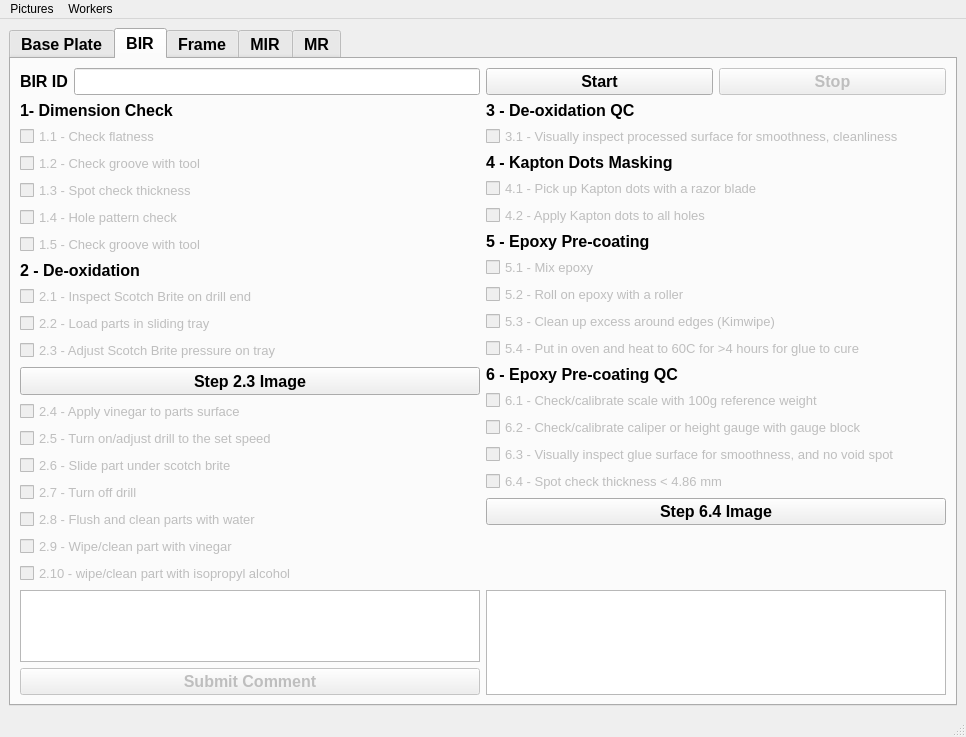
<?xml version="1.0" encoding="UTF-8"?>
<ui version="4.0">
 <class>MainWindow</class>
 <widget class="QMainWindow" name="MainWindow">
  <property name="geometry">
   <rect>
    <x>0</x>
    <y>0</y>
    <width>966</width>
    <height>707</height>
   </rect>
  </property>
  <property name="windowTitle">
   <string>MainWindow</string>
  </property>
  <widget class="QWidget" name="centralwidget">
   <layout class="QGridLayout" name="gridLayout_2">
    <item row="0" column="0">
     <widget class="QTabWidget" name="tabWidget">
      <property name="font">
       <font>
        <pointsize>12</pointsize>
        <weight>75</weight>
        <bold>true</bold>
       </font>
      </property>
      <property name="currentIndex">
       <number>1</number>
      </property>
      <widget class="QWidget" name="baseplate">
       <attribute name="title">
        <string>Base Plate</string>
       </attribute>
      </widget>
      <widget class="QWidget" name="bir">
       <attribute name="title">
        <string>BIR</string>
       </attribute>
       <layout class="QGridLayout" name="gridLayout_8">
        <item row="1" column="1">
         <layout class="QVBoxLayout" name="verticalLayout_2">
          <item>
           <layout class="QGridLayout" name="gridLayout_4">
            <item row="0" column="0">
             <widget class="QLabel" name="label_4">
              <property name="font">
               <font>
                <pointsize>12</pointsize>
                <weight>75</weight>
                <bold>true</bold>
               </font>
              </property>
              <property name="text">
               <string>3 - De-oxidation QC</string>
              </property>
             </widget>
            </item>
            <item row="1" column="0">
             <widget class="QCheckBox" name="bir3_1">
              <property name="enabled">
               <bool>false</bool>
              </property>
              <property name="font">
               <font>
                <pointsize>10</pointsize>
                <weight>50</weight>
                <bold>false</bold>
               </font>
              </property>
              <property name="text">
               <string>3.1 - Visually inspect processed surface for smoothness, cleanliness</string>
              </property>
             </widget>
            </item>
           </layout>
          </item>
          <item>
           <layout class="QGridLayout" name="gridLayout_5">
            <item row="0" column="0">
             <widget class="QLabel" name="label_5">
              <property name="font">
               <font>
                <pointsize>12</pointsize>
                <weight>75</weight>
                <bold>true</bold>
               </font>
              </property>
              <property name="text">
               <string>4 - Kapton Dots Masking</string>
              </property>
             </widget>
            </item>
            <item row="1" column="0">
             <widget class="QCheckBox" name="bir4_1">
              <property name="enabled">
               <bool>false</bool>
              </property>
              <property name="font">
               <font>
                <pointsize>10</pointsize>
                <weight>50</weight>
                <bold>false</bold>
               </font>
              </property>
              <property name="text">
               <string>4.1 - Pick up Kapton dots with a razor blade</string>
              </property>
             </widget>
            </item>
            <item row="2" column="0">
             <widget class="QCheckBox" name="bir4_2">
              <property name="enabled">
               <bool>false</bool>
              </property>
              <property name="font">
               <font>
                <pointsize>10</pointsize>
                <weight>50</weight>
                <bold>false</bold>
               </font>
              </property>
              <property name="text">
               <string>4.2 - Apply Kapton dots to all holes</string>
              </property>
             </widget>
            </item>
           </layout>
          </item>
          <item>
           <layout class="QGridLayout" name="gridLayout_6">
            <item row="0" column="0">
             <widget class="QLabel" name="label_6">
              <property name="font">
               <font>
                <pointsize>12</pointsize>
                <weight>75</weight>
                <bold>true</bold>
               </font>
              </property>
              <property name="text">
               <string>5 - Epoxy Pre-coating</string>
              </property>
             </widget>
            </item>
            <item row="1" column="0">
             <widget class="QCheckBox" name="bir5_1">
              <property name="enabled">
               <bool>false</bool>
              </property>
              <property name="font">
               <font>
                <pointsize>10</pointsize>
                <weight>50</weight>
                <bold>false</bold>
               </font>
              </property>
              <property name="text">
               <string>5.1 - Mix epoxy</string>
              </property>
             </widget>
            </item>
            <item row="2" column="0">
             <widget class="QCheckBox" name="bir5_2">
              <property name="enabled">
               <bool>false</bool>
              </property>
              <property name="font">
               <font>
                <pointsize>10</pointsize>
                <weight>50</weight>
                <bold>false</bold>
               </font>
              </property>
              <property name="text">
               <string>5.2 - Roll on epoxy with a roller</string>
              </property>
             </widget>
            </item>
            <item row="3" column="0">
             <widget class="QCheckBox" name="bir5_3">
              <property name="enabled">
               <bool>false</bool>
              </property>
              <property name="font">
               <font>
                <pointsize>10</pointsize>
                <weight>50</weight>
                <bold>false</bold>
               </font>
              </property>
              <property name="text">
               <string>5.3 - Clean up excess around edges (Kimwipe)</string>
              </property>
             </widget>
            </item>
            <item row="4" column="0">
             <widget class="QCheckBox" name="bir5_4">
              <property name="enabled">
               <bool>false</bool>
              </property>
              <property name="font">
               <font>
                <pointsize>10</pointsize>
                <weight>50</weight>
                <bold>false</bold>
               </font>
              </property>
              <property name="text">
               <string>5.4 - Put in oven and heat to 60C for &gt;4 hours for glue to cure</string>
              </property>
             </widget>
            </item>
           </layout>
          </item>
          <item>
           <layout class="QGridLayout" name="gridLayout_7">
            <item row="0" column="0">
             <widget class="QLabel" name="label_7">
              <property name="font">
               <font>
                <pointsize>12</pointsize>
                <weight>75</weight>
                <bold>true</bold>
               </font>
              </property>
              <property name="text">
               <string>6 - Epoxy Pre-coating QC</string>
              </property>
             </widget>
            </item>
            <item row="2" column="0">
             <widget class="QCheckBox" name="bir6_2">
              <property name="enabled">
               <bool>false</bool>
              </property>
              <property name="font">
               <font>
                <pointsize>10</pointsize>
                <weight>50</weight>
                <bold>false</bold>
               </font>
              </property>
              <property name="text">
               <string>6.2 - Check/calibrate caliper or height gauge with gauge block</string>
              </property>
             </widget>
            </item>
            <item row="1" column="0">
             <widget class="QCheckBox" name="bir6_1">
              <property name="enabled">
               <bool>false</bool>
              </property>
              <property name="font">
               <font>
                <pointsize>10</pointsize>
                <weight>50</weight>
                <bold>false</bold>
               </font>
              </property>
              <property name="text">
               <string>6.1 - Check/calibrate scale with 100g reference weight</string>
              </property>
             </widget>
            </item>
            <item row="3" column="0">
             <widget class="QCheckBox" name="bir6_3">
              <property name="enabled">
               <bool>false</bool>
              </property>
              <property name="font">
               <font>
                <pointsize>10</pointsize>
                <weight>50</weight>
                <bold>false</bold>
               </font>
              </property>
              <property name="text">
               <string>6.3 - Visually inspect glue surface for smoothness, and no void spot</string>
              </property>
             </widget>
            </item>
            <item row="4" column="0">
             <widget class="QCheckBox" name="bir6_4">
              <property name="enabled">
               <bool>false</bool>
              </property>
              <property name="font">
               <font>
                <pointsize>10</pointsize>
                <weight>50</weight>
                <bold>false</bold>
               </font>
              </property>
              <property name="text">
               <string>6.4 - Spot check thickness &lt; 4.86 mm</string>
              </property>
             </widget>
            </item>
            <item row="6" column="0">
             <spacer name="verticalSpacer_2">
              <property name="orientation">
               <enum>Qt::Vertical</enum>
              </property>
              <property name="sizeHint" stdset="0">
               <size>
                <width>20</width>
                <height>40</height>
               </size>
              </property>
             </spacer>
            </item>
            <item row="5" column="0">
             <widget class="QPushButton" name="birImage6_4PB">
              <property name="text">
               <string>Step 6.4 Image</string>
              </property>
             </widget>
            </item>
           </layout>
          </item>
         </layout>
        </item>
        <item row="4" column="0">
         <spacer name="verticalSpacer">
          <property name="orientation">
           <enum>Qt::Vertical</enum>
          </property>
          <property name="sizeHint" stdset="0">
           <size>
            <width>20</width>
            <height>40</height>
           </size>
          </property>
         </spacer>
        </item>
        <item row="0" column="0">
         <layout class="QHBoxLayout" name="horizontalLayout">
          <item>
           <widget class="QLabel" name="label">
            <property name="text">
             <string>BIR ID</string>
            </property>
           </widget>
          </item>
          <item>
           <widget class="QLineEdit" name="birLE"/>
          </item>
         </layout>
        </item>
        <item row="1" column="0">
         <layout class="QVBoxLayout" name="verticalLayout">
          <item>
           <layout class="QGridLayout" name="gridLayout">
            <item row="2" column="0">
             <widget class="QCheckBox" name="bir1_1">
              <property name="enabled">
               <bool>false</bool>
              </property>
              <property name="font">
               <font>
                <pointsize>10</pointsize>
                <weight>50</weight>
                <bold>false</bold>
               </font>
              </property>
              <property name="text">
               <string>1.1 - Check flatness</string>
              </property>
             </widget>
            </item>
            <item row="4" column="0">
             <widget class="QCheckBox" name="bir1_3">
              <property name="enabled">
               <bool>false</bool>
              </property>
              <property name="font">
               <font>
                <pointsize>10</pointsize>
                <weight>50</weight>
                <bold>false</bold>
               </font>
              </property>
              <property name="text">
               <string>1.3 - Spot check thickness</string>
              </property>
             </widget>
            </item>
            <item row="6" column="0">
             <widget class="QCheckBox" name="bir1_5">
              <property name="enabled">
               <bool>false</bool>
              </property>
              <property name="font">
               <font>
                <pointsize>10</pointsize>
                <weight>50</weight>
                <bold>false</bold>
               </font>
              </property>
              <property name="text">
               <string>1.5 - Check groove with tool</string>
              </property>
             </widget>
            </item>
            <item row="1" column="0">
             <widget class="QLabel" name="label_2">
              <property name="enabled">
               <bool>true</bool>
              </property>
              <property name="font">
               <font>
                <pointsize>12</pointsize>
                <weight>75</weight>
                <bold>true</bold>
               </font>
              </property>
              <property name="text">
               <string>1- Dimension Check</string>
              </property>
             </widget>
            </item>
            <item row="3" column="0">
             <widget class="QCheckBox" name="bir1_2">
              <property name="enabled">
               <bool>false</bool>
              </property>
              <property name="font">
               <font>
                <pointsize>10</pointsize>
                <weight>50</weight>
                <bold>false</bold>
               </font>
              </property>
              <property name="text">
               <string>1.2 - Check groove with tool</string>
              </property>
             </widget>
            </item>
            <item row="5" column="0">
             <widget class="QCheckBox" name="bir1_4">
              <property name="enabled">
               <bool>false</bool>
              </property>
              <property name="font">
               <font>
                <pointsize>10</pointsize>
                <weight>50</weight>
                <bold>false</bold>
               </font>
              </property>
              <property name="text">
               <string>1.4 - Hole pattern check</string>
              </property>
             </widget>
            </item>
           </layout>
          </item>
          <item>
           <layout class="QGridLayout" name="gridLayout_3">
            <item row="1" column="0">
             <widget class="QCheckBox" name="bir2_1">
              <property name="enabled">
               <bool>false</bool>
              </property>
              <property name="font">
               <font>
                <pointsize>10</pointsize>
                <weight>50</weight>
                <bold>false</bold>
               </font>
              </property>
              <property name="text">
               <string>2.1 - Inspect Scotch Brite on drill end</string>
              </property>
             </widget>
            </item>
            <item row="0" column="0">
             <widget class="QLabel" name="label_3">
              <property name="font">
               <font>
                <pointsize>12</pointsize>
                <weight>75</weight>
                <bold>true</bold>
               </font>
              </property>
              <property name="text">
               <string>2 - De-oxidation</string>
              </property>
             </widget>
            </item>
            <item row="7" column="0">
             <widget class="QCheckBox" name="bir2_4">
              <property name="enabled">
               <bool>false</bool>
              </property>
              <property name="font">
               <font>
                <pointsize>10</pointsize>
                <weight>50</weight>
                <bold>false</bold>
               </font>
              </property>
              <property name="text">
               <string>2.4 - Apply vinegar to parts surface</string>
              </property>
             </widget>
            </item>
            <item row="10" column="0">
             <widget class="QCheckBox" name="bir2_7">
              <property name="enabled">
               <bool>false</bool>
              </property>
              <property name="font">
               <font>
                <pointsize>10</pointsize>
                <weight>50</weight>
                <bold>false</bold>
               </font>
              </property>
              <property name="text">
               <string>2.7 - Turn off drill</string>
              </property>
             </widget>
            </item>
            <item row="8" column="0">
             <widget class="QCheckBox" name="bir2_5">
              <property name="enabled">
               <bool>false</bool>
              </property>
              <property name="font">
               <font>
                <pointsize>10</pointsize>
                <weight>50</weight>
                <bold>false</bold>
               </font>
              </property>
              <property name="text">
               <string>2.5 - Turn on/adjust drill to the set speed</string>
              </property>
             </widget>
            </item>
            <item row="2" column="0">
             <widget class="QCheckBox" name="bir2_2">
              <property name="enabled">
               <bool>false</bool>
              </property>
              <property name="font">
               <font>
                <pointsize>10</pointsize>
                <weight>50</weight>
                <bold>false</bold>
               </font>
              </property>
              <property name="text">
               <string>2.2 - Load parts in sliding tray</string>
              </property>
             </widget>
            </item>
            <item row="4" column="0">
             <widget class="QCheckBox" name="bir2_3">
              <property name="enabled">
               <bool>false</bool>
              </property>
              <property name="font">
               <font>
                <pointsize>10</pointsize>
                <weight>50</weight>
                <bold>false</bold>
               </font>
              </property>
              <property name="text">
               <string>2.3 - Adjust Scotch Brite pressure on tray</string>
              </property>
             </widget>
            </item>
            <item row="9" column="0">
             <widget class="QCheckBox" name="bir2_6">
              <property name="enabled">
               <bool>false</bool>
              </property>
              <property name="font">
               <font>
                <pointsize>10</pointsize>
                <weight>50</weight>
                <bold>false</bold>
               </font>
              </property>
              <property name="text">
               <string>2.6 - Slide part under scotch brite</string>
              </property>
             </widget>
            </item>
            <item row="13" column="0">
             <widget class="QCheckBox" name="bir2_10">
              <property name="enabled">
               <bool>false</bool>
              </property>
              <property name="font">
               <font>
                <pointsize>10</pointsize>
                <weight>50</weight>
                <bold>false</bold>
               </font>
              </property>
              <property name="text">
               <string>2.10 - wipe/clean part with isopropyl alcohol</string>
              </property>
             </widget>
            </item>
            <item row="11" column="0">
             <widget class="QCheckBox" name="bir2_8">
              <property name="enabled">
               <bool>false</bool>
              </property>
              <property name="font">
               <font>
                <pointsize>10</pointsize>
                <weight>50</weight>
                <bold>false</bold>
               </font>
              </property>
              <property name="text">
               <string>2.8 - Flush and clean parts with water</string>
              </property>
             </widget>
            </item>
            <item row="12" column="0">
             <widget class="QCheckBox" name="bir2_9">
              <property name="enabled">
               <bool>false</bool>
              </property>
              <property name="font">
               <font>
                <pointsize>10</pointsize>
                <weight>50</weight>
                <bold>false</bold>
               </font>
              </property>
              <property name="text">
               <string>2.9 - Wipe/clean part with vinegar</string>
              </property>
             </widget>
            </item>
            <item row="5" column="0">
             <widget class="QPushButton" name="birImage2_3PB">
              <property name="minimumSize">
               <size>
                <width>0</width>
                <height>28</height>
               </size>
              </property>
              <property name="text">
               <string>Step 2.3 Image</string>
              </property>
             </widget>
            </item>
           </layout>
          </item>
         </layout>
        </item>
        <item row="0" column="1">
         <layout class="QHBoxLayout" name="horizontalLayout_2">
          <item>
           <widget class="QPushButton" name="birStartPB">
            <property name="text">
             <string>Start</string>
            </property>
           </widget>
          </item>
          <item>
           <widget class="QPushButton" name="birStopPB">
            <property name="enabled">
             <bool>false</bool>
            </property>
            <property name="text">
             <string>Stop</string>
            </property>
           </widget>
          </item>
         </layout>
        </item>
        <item row="2" column="0">
         <widget class="QTextEdit" name="birComEntryTE"/>
        </item>
        <item row="3" column="0">
         <widget class="QPushButton" name="birComEntryPB">
          <property name="enabled">
           <bool>false</bool>
          </property>
          <property name="text">
           <string>Submit Comment</string>
          </property>
         </widget>
        </item>
        <item row="2" column="1" rowspan="2">
         <widget class="QTextEdit" name="birComDisplayTE">
          <property name="readOnly">
           <bool>true</bool>
          </property>
         </widget>
        </item>
       </layout>
      </widget>
      <widget class="QWidget" name="frame">
       <attribute name="title">
        <string>Frame</string>
       </attribute>
      </widget>
      <widget class="QWidget" name="mir">
       <attribute name="title">
        <string>MIR</string>
       </attribute>
      </widget>
      <widget class="QWidget" name="mr">
       <attribute name="title">
        <string>MR</string>
       </attribute>
      </widget>
     </widget>
    </item>
   </layout>
  </widget>
  <widget class="QMenuBar" name="menubar">
   <property name="geometry">
    <rect>
     <x>0</x>
     <y>0</y>
     <width>966</width>
     <height>22</height>
    </rect>
   </property>
   <widget class="QMenu" name="menuPictures">
    <property name="title">
     <string>Pictures</string>
    </property>
    <widget class="QMenu" name="menuBIR">
     <property name="title">
      <string>BIR</string>
     </property>
     <addaction name="actionbir2_3"/>
     <addaction name="actionbir6_4"/>
    </widget>
    <addaction name="actionAutomatically_Open"/>
    <addaction name="actionBase_Plate"/>
    <addaction name="menuBIR"/>
    <addaction name="actionFrame"/>
    <addaction name="actionMIR"/>
    <addaction name="actionMR"/>
   </widget>
   <widget class="QMenu" name="menuWorkers">
    <property name="title">
     <string>Workers</string>
    </property>
    <addaction name="actionAddWorker"/>
   </widget>
   <addaction name="menuPictures"/>
   <addaction name="menuWorkers"/>
  </widget>
  <widget class="QStatusBar" name="statusbar"/>
  <action name="actionAutomatically_Open">
   <property name="checkable">
    <bool>true</bool>
   </property>
   <property name="checked">
    <bool>false</bool>
   </property>
   <property name="text">
    <string>Automatically Open</string>
   </property>
  </action>
  <action name="actionBase_Plate">
   <property name="text">
    <string>Base Plate</string>
   </property>
  </action>
  <action name="actionFrame">
   <property name="text">
    <string>Frame</string>
   </property>
  </action>
  <action name="actionMIR">
   <property name="text">
    <string>MIR</string>
   </property>
  </action>
  <action name="actionMR">
   <property name="text">
    <string>MR</string>
   </property>
  </action>
  <action name="actionAdd_Worker">
   <property name="text">
    <string>Add Worker</string>
   </property>
  </action>
  <action name="actionAddWorker">
   <property name="text">
    <string>Add Worker</string>
   </property>
   <property name="font">
    <font>
     <italic>true</italic>
    </font>
   </property>
  </action>
  <action name="actionbir2_3">
   <property name="text">
    <string>Step 2.3</string>
   </property>
  </action>
  <action name="actionbir6_4">
   <property name="text">
    <string>Step 6.4</string>
   </property>
  </action>
 </widget>
 <resources/>
 <connections/>
</ui>
